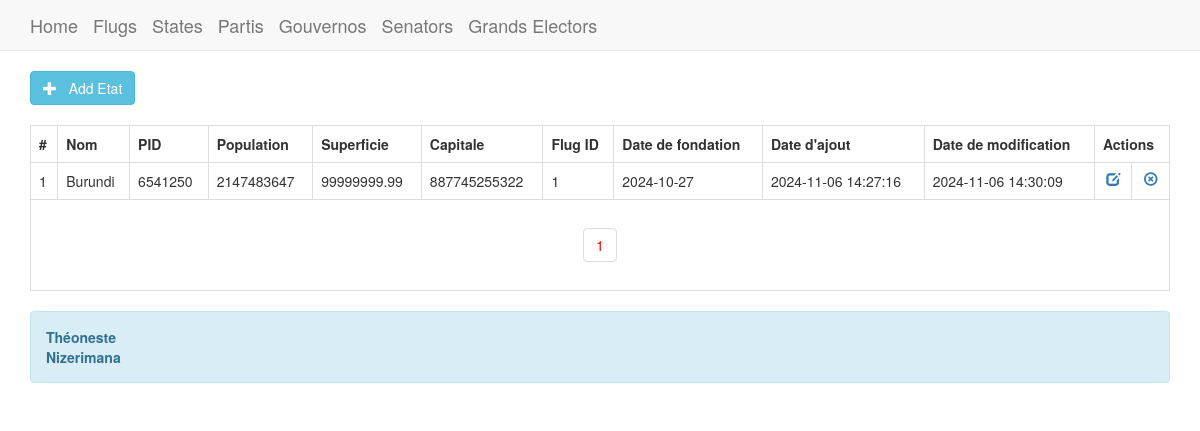
The page /states/index.php on the database its author committed.
### tables this page shows
CREATE TABLE `etat` (
  `id` int(11) NOT NULL,
  `nom` varchar(100) NOT NULL,
  `pid` varchar(50) DEFAULT NULL,
  `population` int(11) DEFAULT NULL CHECK (`population` >= 0),
  `superficie` decimal(10,2) DEFAULT NULL CHECK (`superficie` >= 0),
  `capitale` varchar(100) DEFAULT NULL,
  `flugs_id` int(11) DEFAULT NULL,
  `date_fondation` date DEFAULT NULL,
  `created_at` timestamp NOT NULL DEFAULT current_timestamp(),
  `updated_at` timestamp NOT NULL DEFAULT current_timestamp() ON UPDATE current_timestamp(),
  `deleted_at` timestamp NULL DEFAULT NULL
);

### states/etat.crud.php (the view, shortened to what this page needs)
<?php
class crudEtat
{
    private $db;
    function __construct($DB_con)
    {
        $this->db = $DB_con;
    }
    public function dataview($query)
    {
        $stmt = $this->db->prepare($query);
        $stmt->execute();
        if($stmt->rowCount() > 0)
        {
            while($row = $stmt->fetch(PDO::FETCH_ASSOC))
            {
                ?>
                <tr>
                    <td><?php print($row['id']); ?></td>
                    <td><?php print($row['nom']); ?></td>
                    <td><?php print($row['pid']); ?></td>
                    <td><?php print($row['population']); ?></td>
                    <td><?php print($row['superficie']); ?></td>
                    <td><?php print($row['capitale']); ?></td>
                    <td><?php print($row['flugs_id']); ?></td>
                    <td><?php print($row['date_fondation']); ?></td>
                    <td><?php print($row['created_at']); ?></td>
                    <td><?php print($row['updated_at']); ?></td>
                    <td align="center">
                        <a href="edit-etat.php?edit_id=<?php print($row['id']); ?>"><i class="glyphicon glyphicon-edit"></i></a>
                    </td>
                    <td align="center">
                        <a href="delete.php?delete_id=<?php print($row['id']); ?>"><i class="glyphicon glyphicon-remove-circle"></i></a>
                    </td>
                </tr>
                <?php
            }
        }
        else
        {
            ?>
            <tr>
                <td colspan="11">Nothing here...</td>
            </tr>
            <?php
        }
    }
    public function paginglink($query, $records_per_page)
    {
        $self = $_SERVER['PHP_SELF'];
        $stmt = $this->db->prepare($query);
        $stmt->execute();
        $total_no_of_records = $stmt->rowCount();
        if($total_no_of_records > 0)
        {
            ?><ul class="pagination"><?php
            $total_no_of_pages = ceil($total_no_of_records / $records_per_page);
            $current_page = 1;
            for($i = 1; $i <= $total_no_of_pages; $i++)
            {
                if($i == $current_page)
                {
                    echo "<li><a href='" . $self . "?page_no=" . $i . "' style='color:red;'>" . $i . "</a></li>";
                }
                else
                {
                    echo "<li><a href='" . $self . "?page_no=" . $i . "'>" . $i . "</a></li>";
                }
            }
            ?></ul><?php
        }
    }
}
?>

### rows shown on the page
etat: id "1", nom "Burundi", pid "6541250", population "2147483647", superficie "99999999.99", capitale "887745255322", flugs "1", date_fondation "2024-10-27", created_at "2024-11-06 14:27:16", updated_at "2024-11-06 14:30:09"
